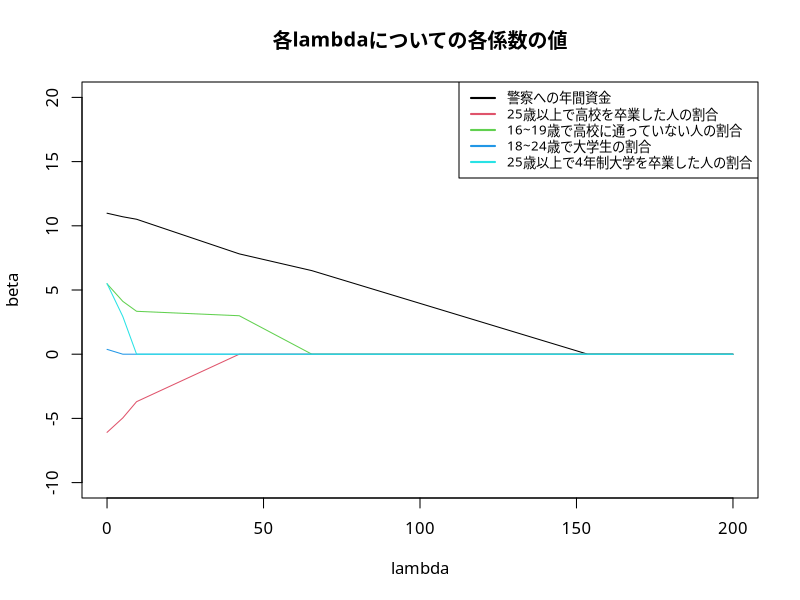

Source code (R):
# Clear Working Memory
rm(list = ls())

# Setting Japanese font (for MacOSX)
par(family= "HiraKakuProN-W3")

# Function for determining formula type
soft_th <- function(lambda, x) {
  # xの絶対値がlambdaの絶対値よりも小さいときは、0を返す。
  # xの絶対値がlambdaの絶対値よりも大きいときは、
  # 二者の絶対値の差に「xの元々の符号」を付けて返す。
  return(sign(x) * pmax(abs(x) - lambda, 0))
}

# Function for centralization
centralize <- function(X, y, standardize = TRUE) {
  X <- as.matrix(X)
  n <- nrow(X)
  p <- ncol(X)
  X_bar <- array(dim = p)
  X_sd <- array(dim = p)
  
  for (j in 1:p) {
    X_bar[j] <- mean(X[, j])
    X[, j] <- (X[, j] - X_bar[j])
    X_sd[j] <- sqrt(var(X[, j]))
    
    if (standardize == TRUE) {
      X[, j] <- X[, j] / X_sd[j]
    }
  }
  
  if (class(y) == "matrix") { # in case y is matrix
    K <- ncol(y)
    y_bar <- array(dim = K)
    
    for (k in 1:K) {
      y_bar[k] <- mean(y[, k])
      y[, k] <- y[, k] - y_bar[k]
    }
  } else { # in case y is vector
    y_bar <- mean(y)
    y <- y - y_bar
  }
  
  return(list(X = X, y = y, X_bar = X_bar, X_sd = X_sd, y_bar = y_bar))
}

# Function for linear Lasso
linear_lasso <- function(X, y, lambda = 0, beta = rep(0, ncol(X))) {
  n <- nrow(X)
  p <- ncol(X)
  
  res <- centralize(X, y) # X, yを中心化
  X <- res$X
  y <- res$y
  
  eps <- 1 # betaの収束判定用変数を1で初期化する。
  beta_old <- beta # beta_oldを引数betaで初期化する。
  
  # Lassoのコアルーチン
  while (eps > 0.001) {
    for (j in 1:p) {
      r <- y - as.matrix(X[, -j]) %*% beta[-j]
      beta[j] <- soft_th(lambda, sum(r * X[, j]) / n) / (sum(X[, j] * X[, j]) / n)
    }
    eps <- max(abs(beta - beta_old))
    print(eps)
    beta_old <- beta
  }
  
  beta <- beta / res$X_sd # betaを正規化する前の値に戻す。
  beta_0 <- res$y_bar - sum(res$X_bar * beta) # Lassoの切片beta_0
  
  return(list(beta = beta, beta_0 = beta_0))
}

# Main routine

df <- read.table("crime.txt")
X <- df[, 3:7]
y <- df[, 1]

p <- ncol(X)
lambda_seq <- seq(0, 200, 0.1)

plot(lambda_seq, 
     xlim = c(0, 200),
     ylim = c(-10, 20), 
     xlab = "lambda",
     ylab = "beta", 
     main = "各lambdaについての各係数の値",
     type = "n",
     col = "red")

r <- length(lambda_seq)
coef_seq <- array(dim = c(r, p)) # 各lambdaに対するbeta値を格納する配列

for (i in 1:r) {
  coef_seq[i, ] <- linear_lasso(X, y, lambda_seq[i])$beta
}

for (j in 1:p) {
  par(new = TRUE)
  lines(lambda_seq, coef_seq[, j], col = j)
}

legend("topright",
       legend = c("警察への年間資金",
                  "25歳以上で高校を卒業した人の割合",
                  "16~19歳で高校に通っていない人の割合", 
                  "18~24歳で大学生の割合", 
                  "25歳以上で4年制大学を卒業した人の割合"),
       col = 1:p,
       lwd = 2,
       cex = 0.8)
